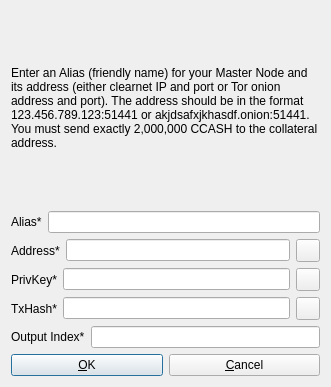
<?xml version="1.0" encoding="UTF-8"?>
<ui version="4.0">
 <class>AddEditAdrenalineNode</class>
 <widget class="QDialog" name="AddEditAdrenalineNode">
  <property name="geometry">
   <rect>
    <x>0</x>
    <y>0</y>
    <width>331</width>
    <height>387</height>
   </rect>
  </property>
  <property name="windowTitle">
   <string>Add/Edit RuBiX Node</string>
  </property>
  <property name="styleSheet">
   <string notr="true"/>
  </property>
  <property name="modal">
   <bool>true</bool>
  </property>
  <layout class="QVBoxLayout" name="verticalLayout">
   <item>
    <widget class="QLabel" name="label_9">
     <property name="sizePolicy">
      <sizepolicy hsizetype="Preferred" vsizetype="Expanding">
       <horstretch>0</horstretch>
       <verstretch>0</verstretch>
      </sizepolicy>
     </property>
     <property name="text">
      <string>&lt;html&gt;&lt;head/&gt;&lt;body&gt;&lt;p&gt;Enter an Alias (friendly name) for your Master Node and its address (either clearnet IP and port or Tor onion address and port). The address should be in the format 123.456.789.123:51441 or akjdsafxjkhasdf.onion:51441. You must send exactly 2,000,000 CCASH to the collateral address.&lt;/p&gt;&lt;/body&gt;&lt;/html&gt;</string>
     </property>
     <property name="wordWrap">
      <bool>true</bool>
     </property>
    </widget>
   </item>
   <item>
    <layout class="QHBoxLayout" name="horizontalLayout_4">
     <property name="bottomMargin">
      <number>0</number>
     </property>
     <item>
      <widget class="QLabel" name="label_4">
       <property name="text">
        <string>Alias*</string>
       </property>
      </widget>
     </item>
     <item>
      <widget class="QLineEdit" name="aliasLineEdit"/>
     </item>
    </layout>
   </item>
   <item>
    <layout class="QHBoxLayout" name="horizontalLayout_5">
     <property name="bottomMargin">
      <number>0</number>
     </property>
     <item>
      <widget class="QLabel" name="label_6">
       <property name="text">
        <string>Address*</string>
       </property>
      </widget>
     </item>
     <item>
      <widget class="QLineEdit" name="addressLineEdit"/>
     </item>
     <item>
      <widget class="QToolButton" name="AddEditAddressPasteButton">
       <property name="toolTip">
        <string>Paste address from clipboard</string>
       </property>
       <property name="text">
        <string/>
       </property>
       <property name="icon">
        <iconset resource="../bitcoin.qrc">
         <normaloff>:/icons/editpaste</normaloff>:/icons/editpaste</iconset>
       </property>
       <property name="shortcut">
        <string>Alt+P</string>
       </property>
      </widget>
     </item>
    </layout>
   </item>
   <item>
    <layout class="QHBoxLayout" name="horizontalLayout_3">
     <property name="bottomMargin">
      <number>0</number>
     </property>
     <item>
      <widget class="QLabel" name="label_5">
       <property name="text">
        <string>PrivKey*</string>
       </property>
      </widget>
     </item>
     <item>
      <widget class="QLineEdit" name="privkeyLineEdit"/>
     </item>
     <item>
      <widget class="QToolButton" name="AddEditPrivkeyPasteButton">
       <property name="toolTip">
        <string>Paste address from clipboard</string>
       </property>
       <property name="text">
        <string/>
       </property>
       <property name="icon">
        <iconset resource="../bitcoin.qrc">
         <normaloff>:/icons/editpaste</normaloff>:/icons/editpaste</iconset>
       </property>
       <property name="shortcut">
        <string>Alt+P</string>
       </property>
      </widget>
     </item>
    </layout>
   </item>
   <item>
    <layout class="QHBoxLayout" name="horizontalLayout_2">
     <property name="bottomMargin">
      <number>0</number>
     </property>
     <item>
      <widget class="QLabel" name="label_2">
       <property name="text">
        <string>TxHash*</string>
       </property>
      </widget>
     </item>
     <item>
      <widget class="QLineEdit" name="txhashLineEdit"/>
     </item>
     <item>
      <widget class="QToolButton" name="AddEditTxhashPasteButton">
       <property name="toolTip">
        <string>Paste address from clipboard</string>
       </property>
       <property name="text">
        <string/>
       </property>
       <property name="icon">
        <iconset resource="../bitcoin.qrc">
         <normaloff>:/icons/editpaste</normaloff>:/icons/editpaste</iconset>
       </property>
       <property name="shortcut">
        <string>Alt+P</string>
       </property>
      </widget>
     </item>
    </layout>
   </item>
   <item>
    <layout class="QHBoxLayout" name="horizontalLayout_8">
     <property name="bottomMargin">
      <number>0</number>
     </property>
     <item>
      <widget class="QLabel" name="label_8">
       <property name="text">
        <string>Output Index*</string>
       </property>
      </widget>
     </item>
     <item>
      <widget class="QLineEdit" name="outputindexLineEdit"/>
     </item>
    </layout>
   </item>
   <item>
    <layout class="QHBoxLayout" name="horizontalLayout_Buttons">
     <item>
      <widget class="QPushButton" name="okButton">
       <property name="text">
        <string>&amp;OK</string>
       </property>
      </widget>
     </item>
     <item>
      <widget class="QPushButton" name="cancelButton">
       <property name="text">
        <string>&amp;Cancel</string>
       </property>
       <property name="autoDefault">
        <bool>false</bool>
       </property>
      </widget>
     </item>
    </layout>
   </item>
  </layout>
 </widget>
 <resources>
  <include location="../bitcoin.qrc"/>
 </resources>
 <connections/>
</ui>
